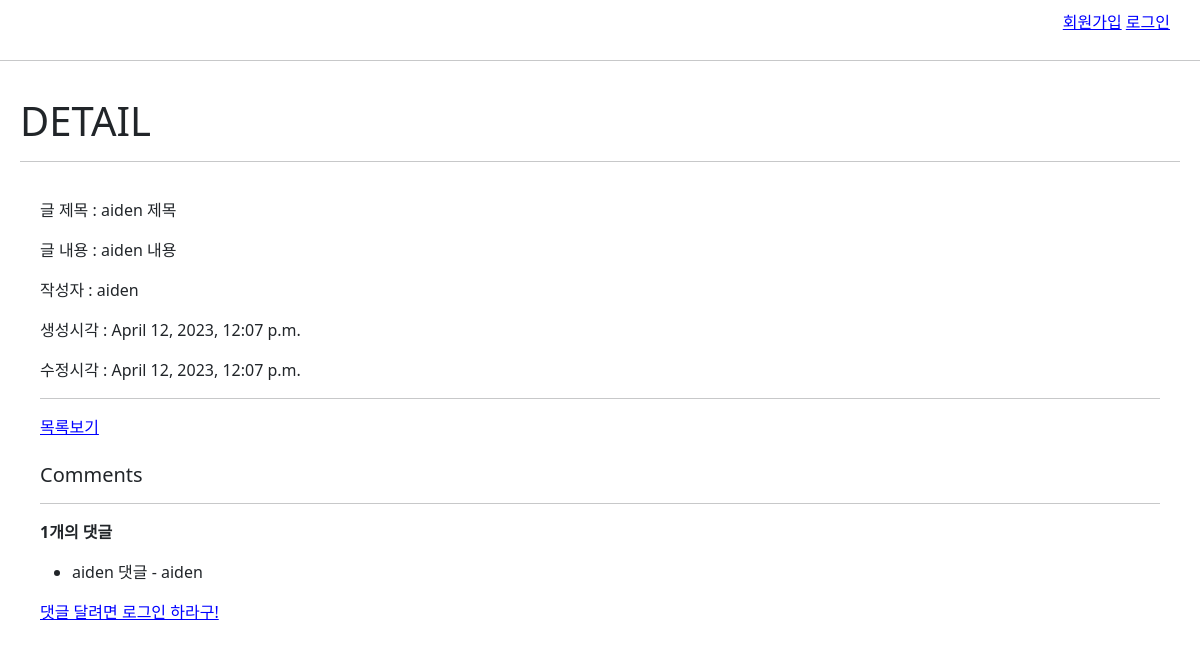
Page /articles/2/ on the committed database.
### articles/models.py (models this page shows, shortened)
class Article(models.Model):
    user = models.ForeignKey(settings.AUTH_USER_MODEL, on_delete=models.CASCADE)
    like_users = models.ManyToManyField(settings.AUTH_USER_MODEL, related_name='like_articles')
    title = models.CharField(max_length=30)
    content = models.TextField()
    image = models.ImageField(blank=True, null=True)
    created_at = models.DateTimeField(auto_now_add=True)
    updated_at = models.DateTimeField(auto_now=True)

class Comment(models.Model):
    user = models.ForeignKey(settings.AUTH_USER_MODEL, on_delete=models.CASCADE)
    article = models.ForeignKey(Article, on_delete=models.CASCADE)
    content = models.CharField(max_length=200)
    created_at = models.DateTimeField(auto_now_add=True)
    updated_at = models.DateTimeField(auto_now=True)

### accounts/models.py (models this page shows)
class User(AbstractUser):
    followings = models.ManyToManyField('self', symmetrical=False, related_name='followers')

### articles/views.py (the view)
# urls.py: path('<int:pk>/', views.detail, name='detail'),
def detail(request, pk):
    article = Article.objects.get(pk=pk)
    comment_form = CommentForm()
    comments = article.comment_set.all()
    context = {
        'article': article,
        'comment_form': comment_form,
        'comments': comments,
    }
    return render(request, 'articles/detail.html', context)

### articles/templates/articles/detail.html (shortened to what this page needs)
{% extends 'base.html' %}
{% block content %}
  <h1>DETAIL</h1>
  <hr />
  <div id="article-content">
    <p>글 제목 : {{article.title}}</p>
    <p>글 내용 : {{article.content}}</p>
    <p>작성자 : {{article.user}}</p>
    <p>생성시각 : {{article.created_at}}</p>
    <p>수정시각 : {{article.updated_at}}</p>
    <hr>
    <a href="{% url 'articles:index' %}">목록보기</a>
    <br><br>
    <h5>Comments</h5>
    <hr>
    {% if comments %}
      <p><b>{{comments|length}}개의 댓글</b></p>
    {% endif %}
    <ul>
      {% for comment in comments %}
        <li>
          {{comment.content}} - {{comment.user}}
        </li>
      {% empty %}
        <li>댓글이 없습니다 :(</li>
      {% endfor %}
    </ul>
    {% if request.user.is_authenticated %}
      <form action="{% url 'articles:comments_create' article.pk %}" method="POST">
        {% csrf_token %}
        {{comment_form}}
        <input type="submit" value="저장">
      </form>
    {% else %}
      <a href="{% url 'accounts:login' %}">댓글 달려면 로그인 하라구!</a>
    {% endif %}
  </div>
{% endblock content %}

### static/base.css (style rules this page uses)
a { color: blue; }
#article-content { padding: 20px; }

### rows in the picture
Article: title "aiden 제목", content "aiden 내용", user "aiden", created_at "April 12, 2023, 12:07 p.m.", updated_at "April 12, 2023, 12:07 p.m."
Comment: content "aiden 댓글", user "aiden"

### other values in the picture
{{ comments|length }} "1"
